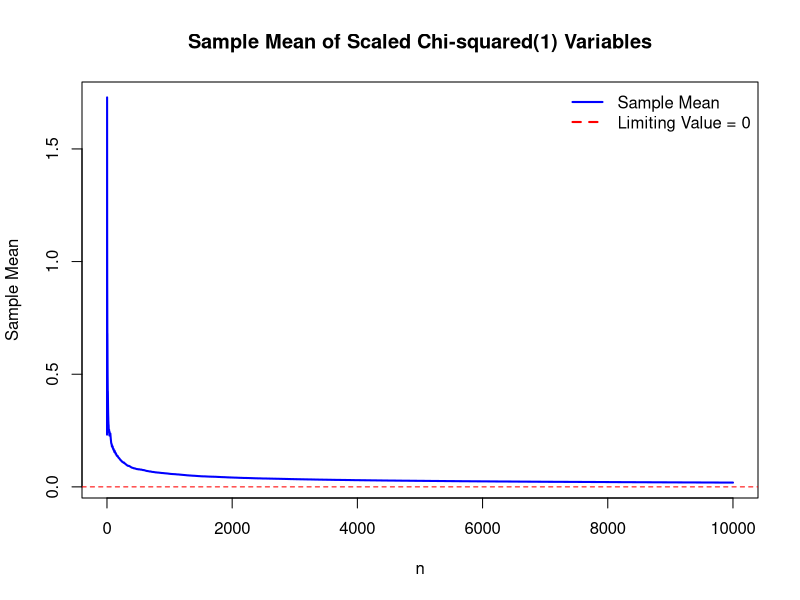

This figure's R source:
# Simulation parameters
n <- 10000
sample_means <- numeric(n)
X <- numeric(n)

set.seed(123)

# Simulate scaled chi-squared(1) variables
for (i in 1:n) {
  Z_i <- rchisq(1, df = 1)
  X[i] <- Z_i / sqrt(i)
  sample_means[i] <- mean(X[1:i])
}

# Plot the sample mean
plot(1:n, sample_means, type = "l", col = "blue", lwd = 2,
     main = "Sample Mean of Scaled Chi-squared(1) Variables",
     xlab = "n", ylab = "Sample Mean")
abline(h = 0, col = "red", lty = 2)

legend("topright",
       legend = c("Sample Mean", "Limiting Value = 0"),
       col = c("blue", "red"),
       lty = c(1, 2), lwd = 2, bty = "n")

